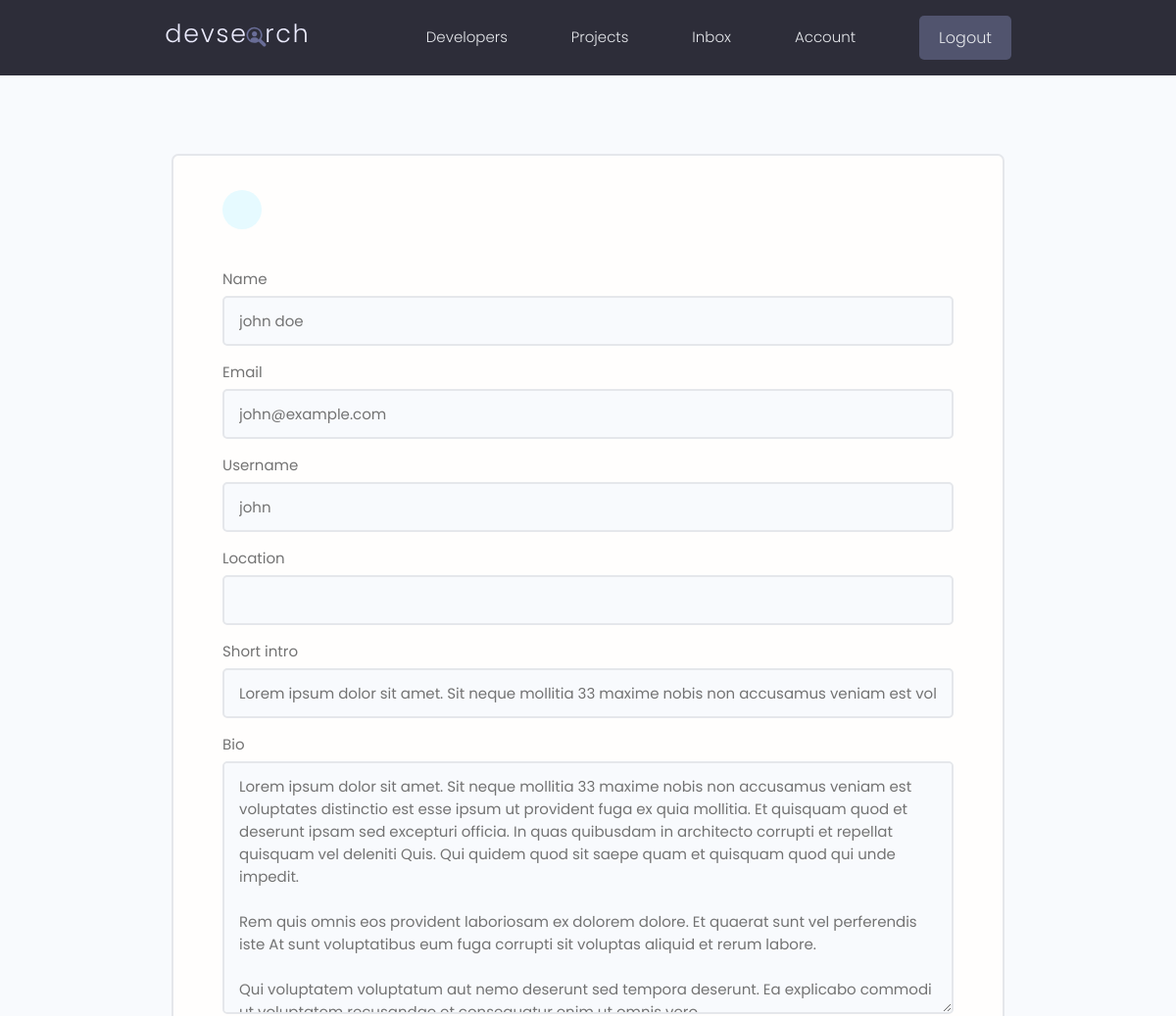
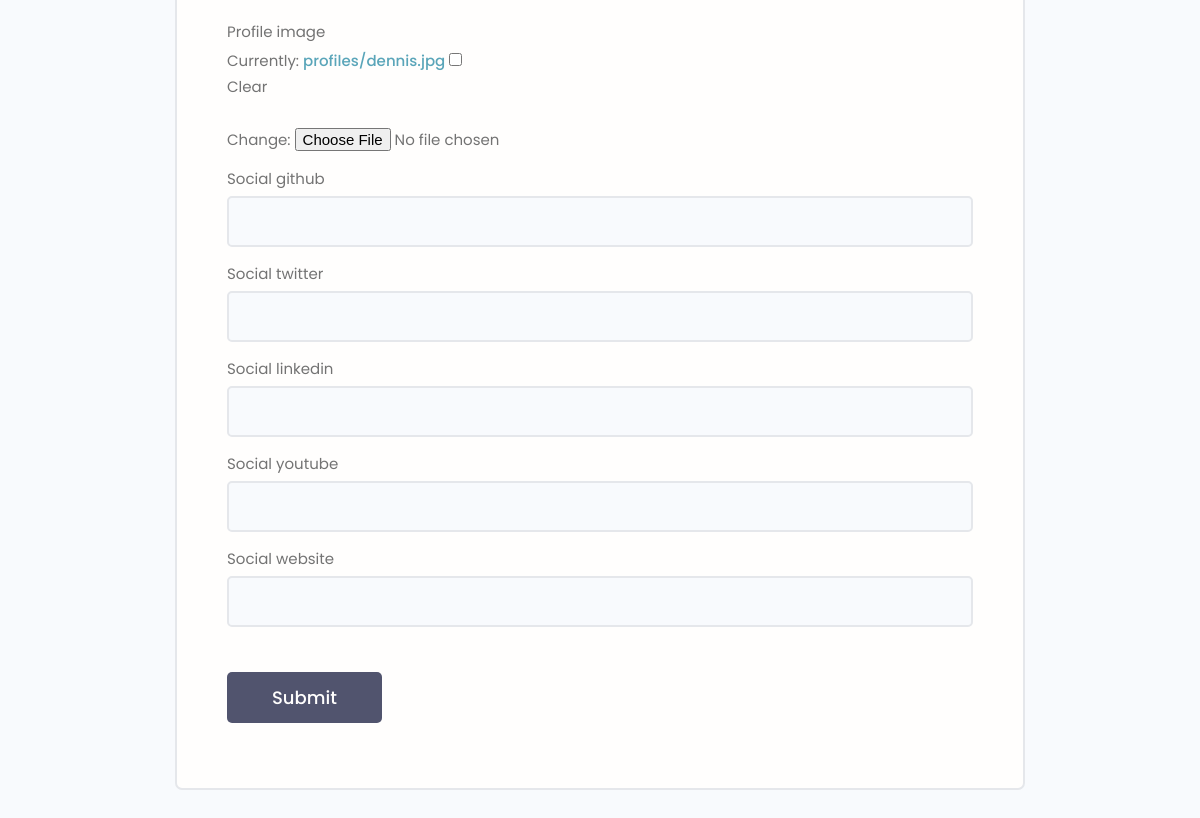
Before: /edit-profile/ (signed in) with the older database file (2 pictures, top to bottom).
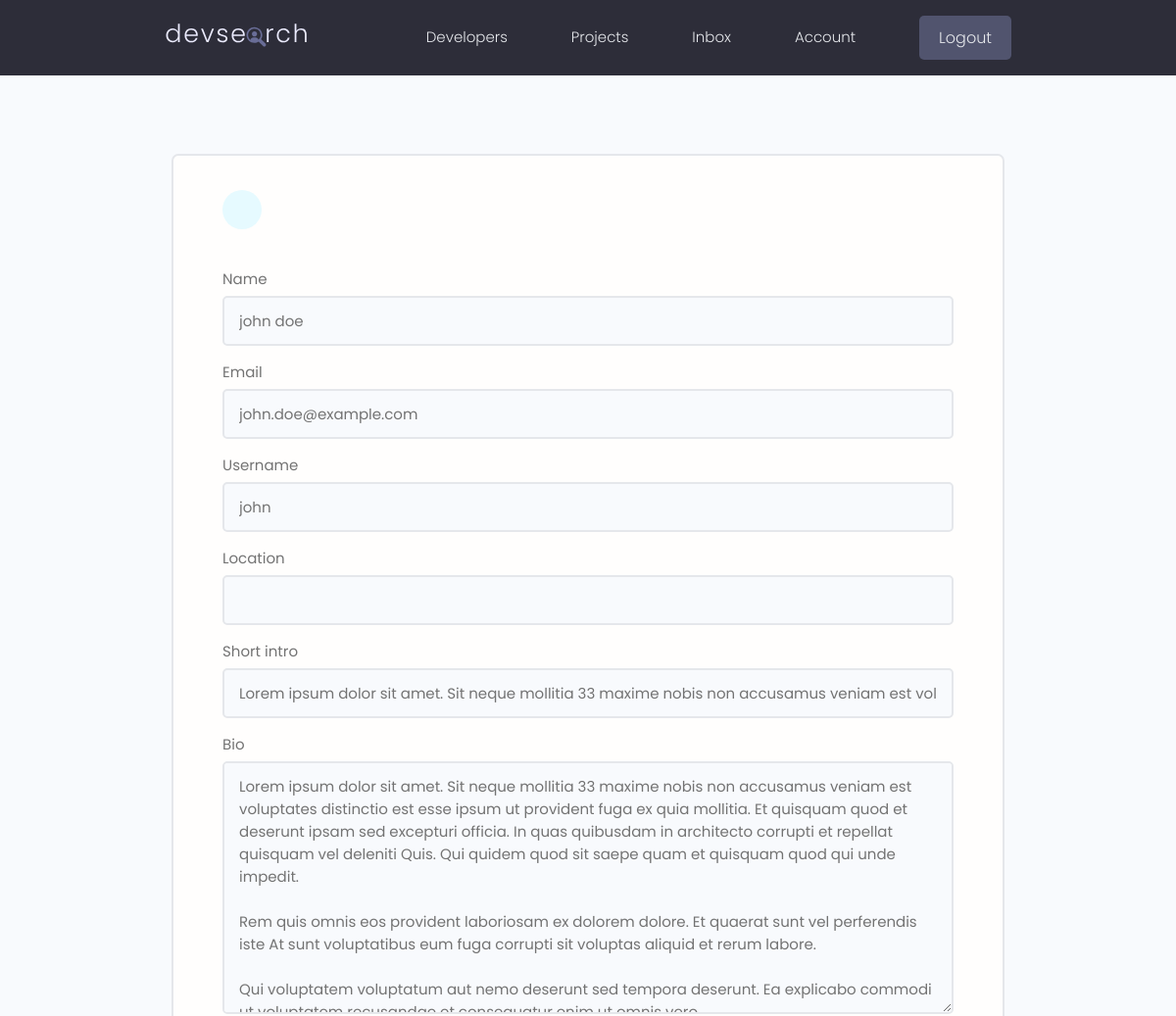
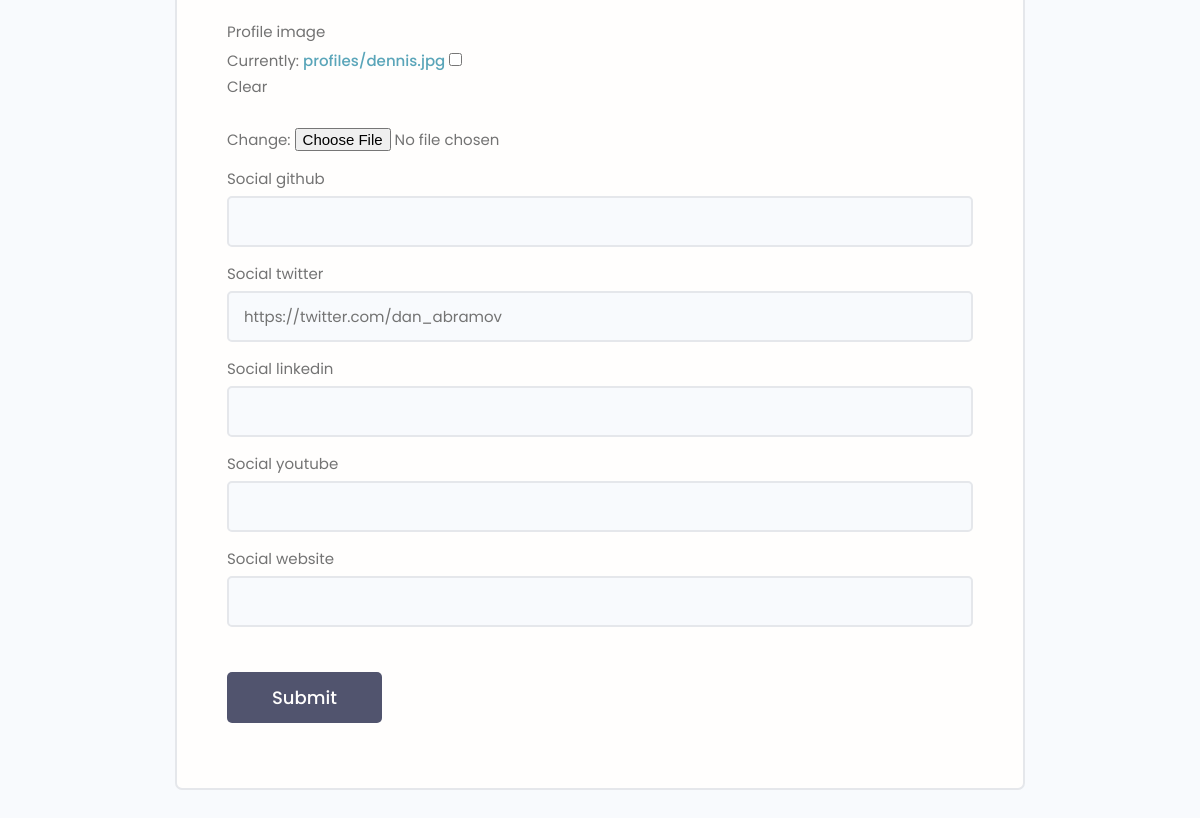
After: the same page with the newer database file (2 pictures, top to bottom).
### users/models.py (models this page shows, shortened)
class Profile(models.Model):
    id = models.UUIDField(default=uuid.uuid4, unique=True, primary_key=True, editable=False)
    user = models.OneToOneField(User, on_delete=models.CASCADE)
    name = models.CharField(max_length=200)
    email = models.EmailField(max_length=500)
    username = models.CharField(max_length=200)
    location = models.CharField(max_length=200, blank=True, null=True)
    short_intro = models.CharField(max_length=200, blank=True, null=True)
    bio = models.TextField(blank=True, null=True)
    profile_image = models.ImageField(null=True, blank=True, upload_to='profiles/', default="profiles/user-default.png")
    social_github = models.CharField(max_length=200, blank=True, null=True)
    social_twitter = models.CharField(max_length=200, blank=True, null=True)
    social_linkedin = models.CharField(max_length=200, blank=True, null=True)
    social_youtube = models.CharField(max_length=200, blank=True, null=True)
    social_website = models.CharField(max_length=200, blank=True, null=True)
    created = models.DateTimeField(auto_now_add=True)

### users/views.py (the view, shortened to what this page needs)
# urls.py: path("edit-profile/", views.edit_profile, name="edit-profile"),
@login_required(login_url='login')
def edit_profile(request):
    form = ProfileForm(instance=request.user.profile)
    return render(request, 'users/edit_profile.html', {"form": form})

### users/forms.py
class ProfileForm(ModelForm):
    class Meta:
        model = Profile
        fields = "__all__"
        exclude = ["user"]
        labels = {
            "bio": "Bio",
            "location": "Location",
            "birth_date": "Birth Date",
            "profile_pic": "Profile Picture"
        }
    def __init__(self, *args, **kwargs):
        super(ProfileForm, self).__init__(*args, **kwargs)
        for field in self.fields.values():
            field.widget.attrs.update({
                "class": "input"
            })

### users/templates/users/edit_profile.html (shortened to what this page needs)
{% extends 'base.html' %}
{% block content %}
<main class="formPage my-xl">
    <div class="content-box">
        <div class="formWrapper">
            <a class="backButton" href="{% url 'account' %}"></a>
            <br>
            <form class="form" method="POST" action="{% url 'edit-profile' %}" enctype="multipart/form-data">
                {% for field in form %}
                <div class="form__field">
                    <label for="formInput#text">{{field.label}}</label>
                    {{field}}
                </div>
                {% endfor %}
                <input class="btn btn--sub btn--lg  my-md" type="submit" value="Submit" />
            </form>
        </div>
    </div>
</main>
{% endblock content %}

Changed rows visible on the page:
changed Profile "john doe": email "john@example.com" → "john.doe@example.com"; social_twitter (not shown) → "https://twitter.com/dan_abramov"
